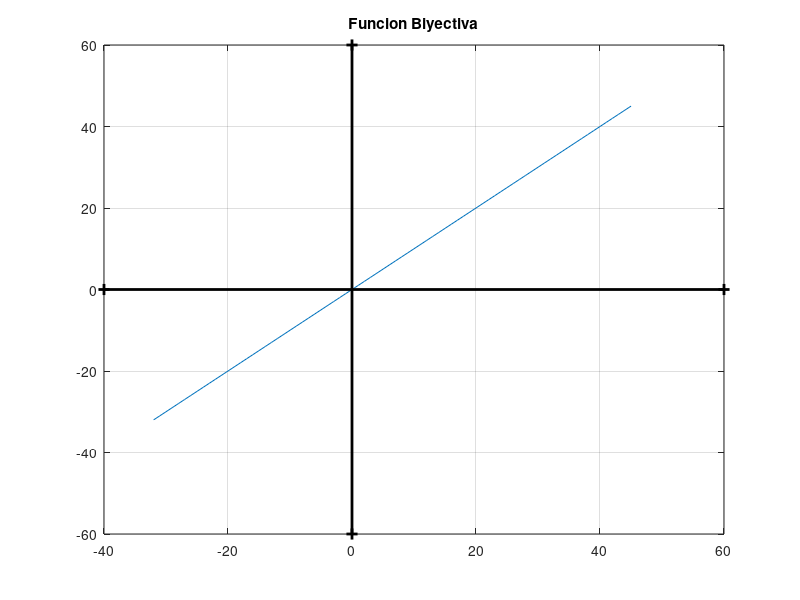

Write the MATLAB code that produced this figure.
%Octave Script
%Title          :Funcion inyectiva, sobreyectiva y biyectiva
%Description    :Script para recordar funciones inyectivas, sobreyectivas y biyectivas
%Author         :Ana Cristina Franco Gonzalez
%Date           :16/11/2021
%Version        :1
%notes          :Requiere aplicacion octave, usar lineas de comandos

clear
%Dominio de x
x=[-32:1:45];
%Funcion a plotear
rx= nthroot(x.^3,3);
plot(x, rx)
%marcar el plano cartesiano
hold on 
grid on 
plot([-40 60],[0 0],'k+-',"linewidth",2,"markersize",8);
plot([0 0],[-60 60],'k+-',"linewidth",2,"markersize",8);
title('Funcion Biyectiva');
disp('La funcion es Biyectiva')
disp('por que es Inyectiva y Biyectiva al mismo tiempo')
disp('debidoa que toma todos lo elemntos y el rango puede ir desde infinito negativo a positivo');
